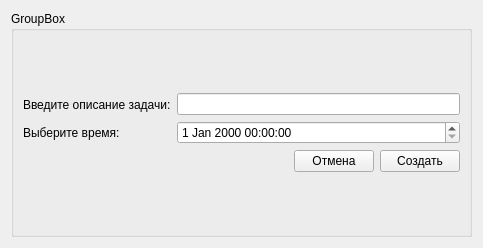
<?xml version="1.0" encoding="UTF-8"?>
<ui version="4.0">
 <class>Form_task_create</class>
 <widget class="QWidget" name="Form_task_create">
  <property name="geometry">
   <rect>
    <x>0</x>
    <y>0</y>
    <width>483</width>
    <height>248</height>
   </rect>
  </property>
  <property name="windowTitle">
   <string>Создать задачу</string>
  </property>
  <layout class="QVBoxLayout" name="verticalLayout_3">
   <item>
    <widget class="QGroupBox" name="groupBox">
     <property name="title">
      <string>GroupBox</string>
     </property>
     <layout class="QVBoxLayout" name="verticalLayout_5">
      <item>
       <layout class="QVBoxLayout" name="verticalLayout_4">
        <item>
         <layout class="QHBoxLayout" name="horizontalLayout_2">
          <item>
           <layout class="QVBoxLayout" name="verticalLayout">
            <item>
             <widget class="QLabel" name="label_task">
              <property name="text">
               <string>Введите описание задачи:</string>
              </property>
             </widget>
            </item>
            <item>
             <widget class="QLabel" name="label_time">
              <property name="text">
               <string>Выберите время:</string>
              </property>
             </widget>
            </item>
           </layout>
          </item>
          <item>
           <layout class="QVBoxLayout" name="verticalLayout_2">
            <item>
             <widget class="QLineEdit" name="lineEdit_task"/>
            </item>
            <item>
             <widget class="QDateTimeEdit" name="dateTimeEdit"/>
            </item>
           </layout>
          </item>
         </layout>
        </item>
        <item>
         <layout class="QHBoxLayout" name="horizontalLayout">
          <item>
           <spacer name="horizontalSpacer">
            <property name="orientation">
             <enum>Qt::Horizontal</enum>
            </property>
            <property name="sizeHint" stdset="0">
             <size>
              <width>40</width>
              <height>20</height>
             </size>
            </property>
           </spacer>
          </item>
          <item>
           <widget class="QPushButton" name="pushButton_cancel">
            <property name="text">
             <string>Отмена</string>
            </property>
           </widget>
          </item>
          <item>
           <widget class="QPushButton" name="pushButton_create">
            <property name="text">
             <string>Создать</string>
            </property>
           </widget>
          </item>
         </layout>
        </item>
       </layout>
      </item>
     </layout>
    </widget>
   </item>
  </layout>
 </widget>
 <resources/>
 <connections/>
</ui>
